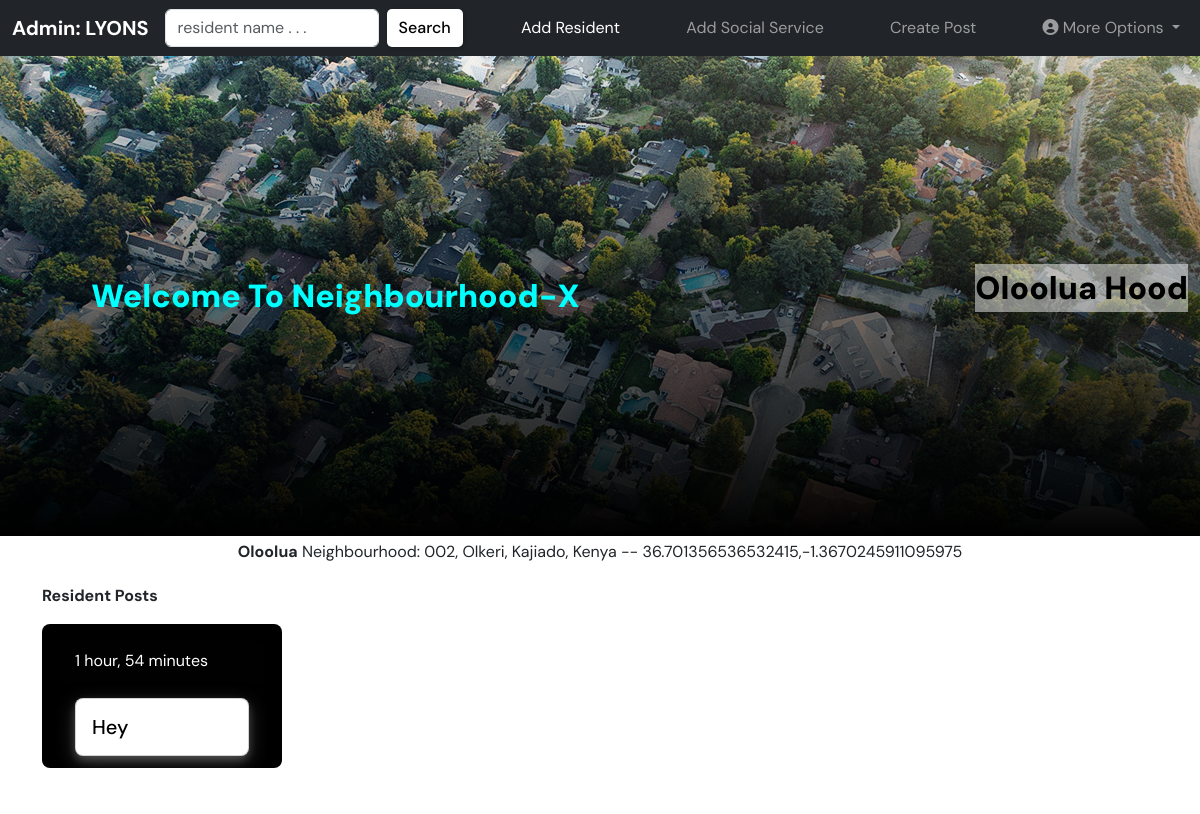
Before: /admin-dashboard/ (signed in) with the older database file.
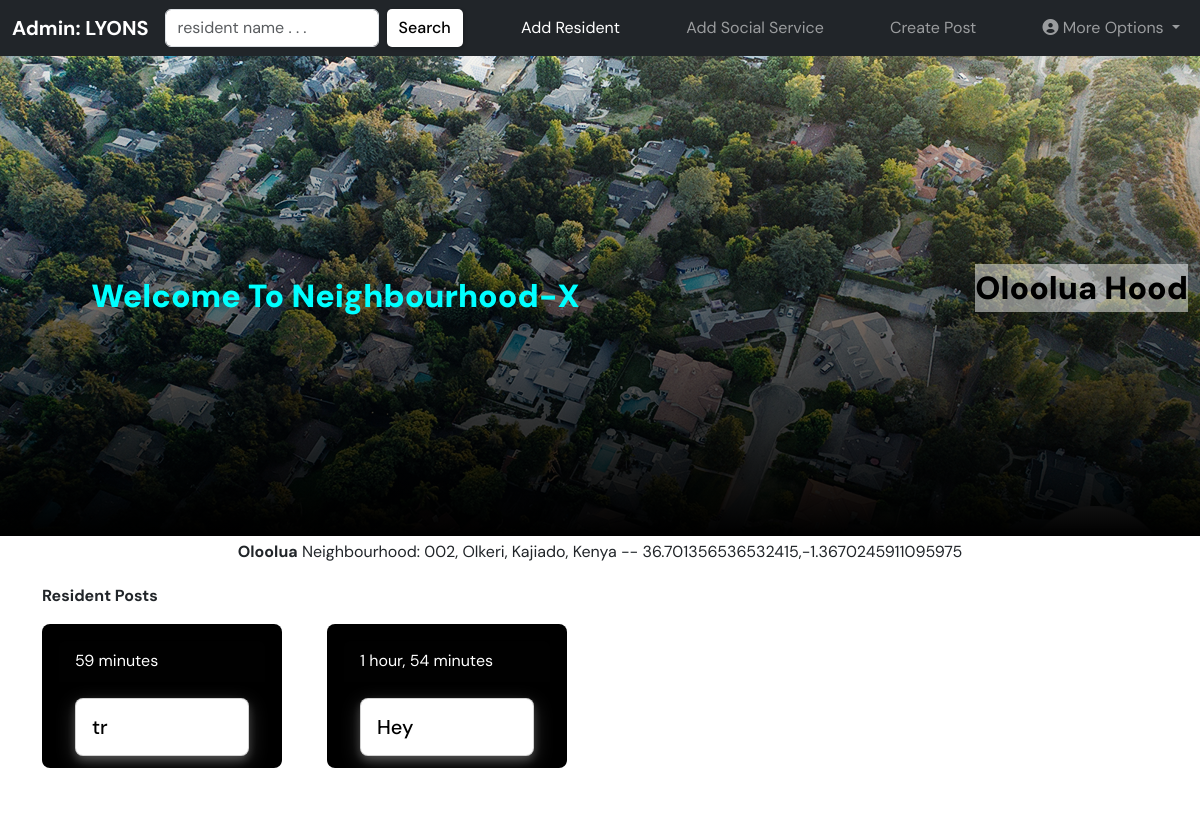
After: the same page with the newer database file.
### neighbourhoodx/models.py (models this page shows, shortened)
class Post(models.Model):
    poster = models.ForeignKey(User, on_delete=models.SET_NULL, null=True)
    neighbourhood = models.ForeignKey(Neighbourhood, on_delete=models.CASCADE)
    body = models.TextField()
    posted = models.DateTimeField(auto_now_add=True)
    class Meta:
        verbose_name = 'Post'
        verbose_name_plural = 'Posts'
        ordering = ['-posted']

### neighbourhoodx/views.py (the view)
# urls.py: path('admin-dashboard/', views.adminDashboard, name="adminDashboard"),
@login_required(login_url='login')
def adminDashboard(request):
    user = request.user
    q = request.GET.get('q')
    if request.GET.get('q') != None:
        residents_search = Member.objects.filter(
            Q(user__username__icontains = q)
        )
        count_ = residents_search.count()
        m = None
        get_neighbourhood = None
        posts = None
    else:
        count_ = 0
        try:
            administrator = Administrator.objects.get(user = user)
        except:
            raise Http404()
        try:
            get_neighbourhood = Neighbourhood.objects.get(admin = administrator)
        except:
            get_neighbourhood = None
        if get_neighbourhood != None:
            posts = get_neighbourhood.post_set.all()
            n_long = get_neighbourhood.location[0]
            n_lat = get_neighbourhood.location[1]
            pointA = (n_lat, n_long)
            residents = get_neighbourhood.member_set.all()
            social_services = SocialServices.objects.filter(neighbourhood = get_neighbourhood)
            businesses = Business.objects.filter(neighbourhood = get_neighbourhood)
            banks = SocialServices.objects.filter(neighbourhood = get_neighbourhood, category = 'bank')
            fires = SocialServices.objects.filter(neighbourhood = get_neighbourhood, category = 'fire')
            polices = SocialServices.objects.filter(neighbourhood = get_neighbourhood, category = 'police')
            hospitals = SocialServices.objects.filter(neighbourhood = get_neighbourhood, category = 'hospital')
            print(hospitals)
            schools = SocialServices.objects.filter(neighbourhood = get_neighbourhood, category = 'school')
            m = folium.Map([n_lat, n_long], zoom_start=14)
            folium.Marker([n_lat, n_long],
                popup=f'<strong>{get_neighbourhood.name}</strong> Neighbourhood',
                tooltip='Click here for more',
                icon=folium.Icon(icon='home', color='blue')
                ).add_to(m)
            folium.CircleMarker(
                [n_lat, n_long],
                tooltip=f'<strong>{get_neighbourhood.name}</strong> Neighbourhood',
                popup='Join our neighbourhood',
                radius = 150,
                color='blue',
                fill=True,
                fill_color='aqua',
            ).add_to(m)
            m.add_child(folium.LatLngPopup())
            if residents != None:
                for resident in residents:
                    r_long = resident.home_location[0]
                    r_lat = resident.home_location[1]
                    folium.Marker([r_lat, r_long],
                        popup=f'<p><strong>resident-name: {resident.user.username}</strong></p> <p>contact: 0708957380</p>',
                        tooltip='Click here for more',
                        icon=folium.Icon(color='blue', icon='user',)
                        ).add_to(m),
            if businesses != None:
                for business in businesses:
                    s_long = business.location[0]
                    s_lat = business.location[1]
                    folium.Marker([s_lat, s_long],
                        popup=f'<p><strong>{business.name}</strong></p> <p>Owner: <strong>{business.owner}</strong> </p> <p>{business.description}</p> <p>reach out: {business.email}</p>',
                        tooltip='Click here for more',
                        icon=folium.Icon(color='red', icon='shopping-cart',)
                        ).add_to(m),
            if banks != None:
                for bank in banks:
                    b_long = bank.location[0]
                    b_lat = bank.location[1]
                    pointB = (b_lat, b_long)
                    distance = round(geodesic(pointA, pointB).km, 2)
                    print(distance)
                    line = folium.PolyLine([pointA, pointB], weight=2, color='orange', tooltip=f'{distance} km')
                    m.add_child(line)
                    folium.Marker([b_lat, b_long],
                        popup=f'<p style="width:10rem;"><strong>Name: {bank.name}</strong></p> <span>Category: {bank.category}</span> <p>Hotline: <strong>{bank.hotline}</strong></p> ',
                        tooltip='Click here for more',
                        icon=folium.Icon(color='orange', icon='credit-card')
                        ).add_to(m),
            if fires != None:
                for fire in fires:
                    f_long = fire.location[0]
                    f_lat = fire.location[1]
                    pointF = (f_lat, f_long)
                    distance = round(geodesic(pointA, pointF).km, 2)
                    line = folium.PolyLine([pointA, pointF], weight=2, color='red', tooltip=f'{distance} km')
                    m.add_child(line)
                    folium.Marker([f_lat, f_long],
                        popup=f'<p style="width:10rem;"><strong>Name: {fire.name}</strong></p> <span>Category: {fire.category}</span> <p>Hotline: <strong>{fire.hotline}</strong></p>',
                        tooltip='Click here for more',
                        icon=folium.Icon(color='red', icon='fire')
                        ).add_to(m),
            if polices != None:
                for police in polices:
                    p_long = police.location[0]
                    p_lat = police.location[1]
                    pointP = (p_lat, p_long)
                    distance = round(geodesic(pointA, pointP).km, 2)
                    line = folium.PolyLine([pointA, pointP], weight=2, color='black',tooltip=f'{distance} km')
                    m.add_child(line)
                    folium.Marker([p_lat, p_long],
                        popup=f'<p style="width:10rem;"><strong>Name: {police.name}</strong></p> <span>Category: {police.category}</span> <p>Hotline: <strong>{police.hotline}</strong></p>',
                        tooltip='Click here for more',
                        icon=folium.Icon(color='black', icon='flag')
                        ).add_to(m),
            if hospitals != None:
                for hospital in hospitals:
                    h_long = hospital.location[0]
                    h_lat = hospital.location[1]
                    pointH = (h_lat, h_long)
                    distance = round(geodesic(pointA, pointH).km, 2)
                    line = folium.PolyLine([pointA, pointH], weight=2, color='purple',tooltip=f'{distance} km')
                    m.add_child(line)
                    folium.Marker([h_lat, h_long],
                        popup=f'<p style="width:10rem;"><strong>Name: {hospital.name}</strong></p> <span>Category: {hospital.category}</span> <p>Hotline: <strong>{hospital.hotline}</strong></p>',
                        tooltip='Click here for more',
                        icon=folium.Icon(color='purple', icon='heart')
                        ).add_to(m),
            if schools != None:
                for school in schools:
                    s_long = school.location[0]
                    s_lat = school.location[1]
                    pointS = (s_lat, s_long)
                    distance = round(geodesic(pointA, pointS).km, 2)
                    line = folium.PolyLine([pointA, pointS], weight=2, color='green', tooltip=f'{distance} km')
                    m.add_child(line)
                    folium.Marker([s_lat, s_long],
                        popup=f'<p style="width:10rem;"><strong>Name: {school.name}</strong></p> <span>Category: {school.category}</span> <p>Hotline: <strong>{school.hotline}</strong></p>',
                        tooltip='Click here for more',
                        icon=folium.Icon(color='green', icon='book')
                        ).add_to(m),
        else:
            posts = None
            return redirect(setUpNeighbourhood)
        m = m._repr_html_() #html representation
        residents_search = None
        count_ = None
    context = {'count_' :count_,'map': m, 'hood': get_neighbourhood, 'posts':posts, 'residents_search': residents_search}
    return render(request, 'neighbourhoodx/admin_dashboard.html', context)

### neighbourhoodx/templates/neighbourhoodx/admin_dashboard.html (shortened to what this page needs)
{% extends 'main.html' %}
{% load bootstrap5 %}
{% load static %}
{% block content %}
{% include 'admin_nav.html' %}
{% if count_ >= 0 %}
<div class="container">
    <div class="row">
        {% for resident in residents_search %}
        <div class="col-md-3 mb-2">
            <div class="card">
                <a class="f-right text-decoration-none text-white" href="{% url 'delete-resident' resident.id %}"><i
                        class="fa fa-times text-black f-right" aria-hidden="true"></i></a>
                <div class="top-container">
                    {% if resident.profile_photo %}
                    <img src="{{resident.profile_photo.url}}" alt="" class=" img-fluid img-thumbnail" width="70">
                    {% else %}
                    <img src="{% static 'images/avatar.jpg' %}" alt="" class=" img-fluid img-thumbnail" width="70">
                    {%endif%}
                </div>
                <div class="">
                    <h5 class="name">{{resident.user.username}}</h5>
                    <p class="mail">{{resident.user.email}}</p>
                </div>
            </div>
        </div>
        {% endfor %}
    </div>
</div>
{% elif count_ == 0 %}
<p class="text-center">No user found!!!</p>
{% else %}
<div class="container-fluid admin">
    <div class="admin-blank">
        <strong class="text-center">Welcome To Neighbourhood-X</strong>
    </div>
    <div class="admin-map">
        <p class="text-center p-txt">{{hood.name}} Hood</p>
    </div>
</div>
<div class="container">
    <p class="text-center p-1"><strong>{{hood.name}}</strong> Neighbourhood: {{hood.address}} -- {{hood.location}}</p>
    <p><strong>Resident Posts</strong></p>
    <div class="row">
        {% for post in posts %}
        <div class="col-md-3">
            <div class="card text-white bg-black mb-4" style="max-width: 15rem; max-height: 9rem;">
                <div class="card-header">{{post.posted | timesince}}</div>
                <div class="card-body">
                    <h5 class="card-title card post-card">{{post.body}}</h5>
                    <p class="card-text">By: {{post.poster}}</p>
                </div>
            </div>
        </div>
        {% endfor %}
    </div>
</div>
<br>
{% endif %}
{% endblock content %}

Changed rows visible on the page:
added Post: posted "59 minutes", body "tr"
